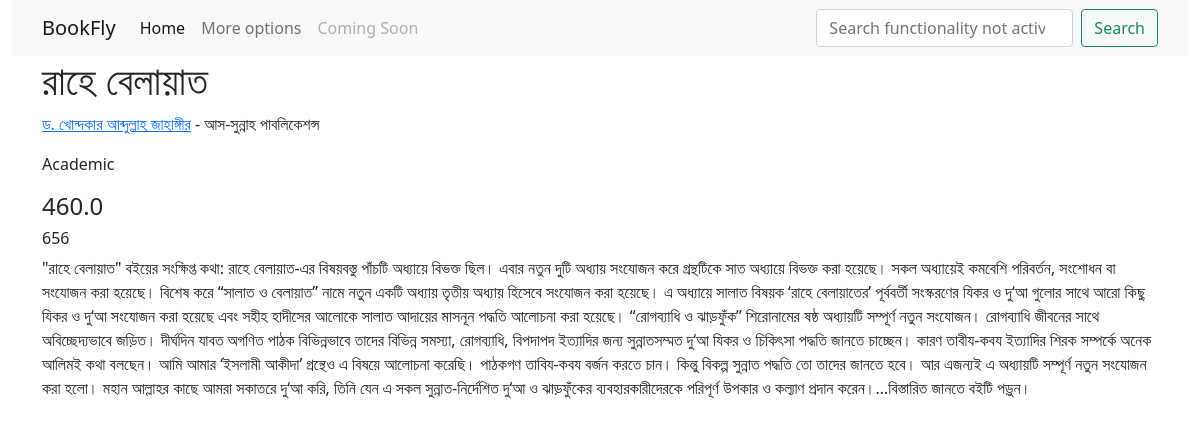
Screenshot of /books/book/3/ with the database file from the repository.
### books/models.py (models this page shows, shortened)
class Book(models.Model):
    book_name = models.CharField(max_length=200)
    author = models.ForeignKey(Author, on_delete=models.CASCADE)
    category = models.CharField(max_length=50, choices=CATEGORIES)
    publisher = models.ForeignKey(Publisher, on_delete=models.CASCADE)
    price = models.FloatField(default=0)
    discount = models.FloatField(default=0)
    publication_date = models.DateTimeField('Publishing date')
    page_count = models.IntegerField(default=0)
    description = models.TextField()
    stock = models.IntegerField(
        default=0,
        validators=[MinValueValidator(0), ]
    )

class Author(models.Model):
    author_name = models.CharField(max_length=250)
    biography = models.TextField(default='', null=True)
    def __str__(self) -> str:
        return self.author_name

class Publisher(models.Model):
    publisher_name = models.CharField(max_length=200)
    establish_date = models.DateTimeField('est')
    address = models.TextField()

### books/views.py (the view)
# urls.py: path('book/<int:pk>/', views.BookView.as_view(), name='book'),
class BookView(generic.DetailView):
    model = Book
    template_name = 'books/book.html'

### books/templates/books/book.html
{% extends 'books/base.html' %}
{% load static %}
{% block content %}
<div class="container">
    <h1>{{ book.book_name }}</h1>
    <p><a href="{% url 'books:author' book.author_id %}">{{ book.author }}</a> - {{ book.publisher.publisher_name }}</p>
    <p>{{ book.category }}</p>
    <h4>{{ book.price }}</h4>
    <h6>{{ book.page_count }}</h6>
    <p>{{ book.description }}</p>
</div>
{% endblock %}

### rows the page displays
Book: book_name "রাহে বেলায়াত", author "ড. খোন্দকার আব্দুল্লাহ জাহাঙ্গীর", publisher.publisher_name "আস-সুন্নাহ পাবলিকেশন্স", category "Academic", price "460.0", page_count "656", description "\"রাহে বেলায়াত\" বইয়ের সংক্ষিপ্ত কথা: রাহে বেলায়াত-এর বিষয়বস্তু পাঁচটি অধ্যায়ে বিভক্ত ছিল। এবার নতুন দুটি অধ্যায় সংযোজন করে গ্রন্থটিকে সাত অধ্যায়ে বিভক্ত করা হয়েছে। সকল অধ্যায়েই কমবেশি পরিবর্তন, সংশোধন বা সংযোজন করা হয়েছে। বিশেষ করে “সালাত ও বেলায়াত” নামে নতুন একটি অধ্যায় তৃতীয় অধ্যায় হিসেবে সংযোজন করা হয়েছে। এ অধ্যায়ে সালাত বিষয়ক ‘রাহে বেলায়াতের’ পূর্ববর্তী সংস্করণের যিকর ও দু‘আ গুলোর সাথে আরো কিছু যিকর ও দু‘আ সংযোজন করা হয়েছে এবং সহীহ হাদীসের আলোকে সালাত আদায়ের মাসনূন পদ্ধতি আলোচনা করা হয়েছে। “রোগব্যাধি ও ঝাড়ফুঁক” শিরোনামের ষষ্ঠ অধ্যায়টি সম্পূর্ণ নতুন সংযোজন। রোগব্যাধি জীবনের সাথে অবিচ্ছেদ্যভাবে জড়িত। দীর্ঘদিন যাবত অগণিত পাঠক বিভিন্নভাবে তাদের বিভিন্ন সমস্যা, রোগব্যাধি, বিপদাপদ ইত্যাদির…"
